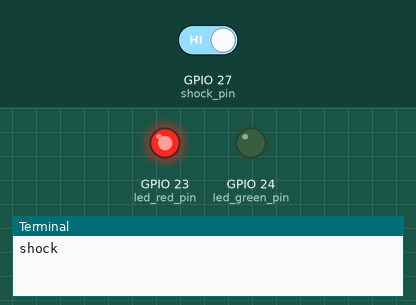
Recording of a program running on a simulated Raspberry Pi (BCM pin numbers). Shown: output pins drawn as LEDs (lit = HIGH), the last lines printed to the terminal. The test bench sets the inputs (shaded band); at power-on: GPIO 27 (shock_pin) HIGH.

Above: at 1.2 s.
1.3 s: GPIO 27 (shock_pin) driven LOW
At 10.5 s:
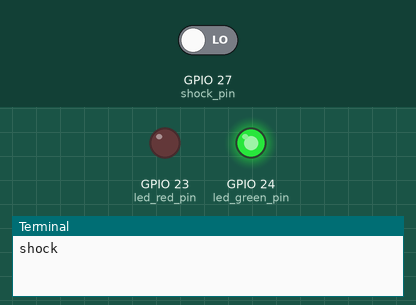
11.5 s: GPIO 27 (shock_pin) driven HIGH
At 12.6 s:
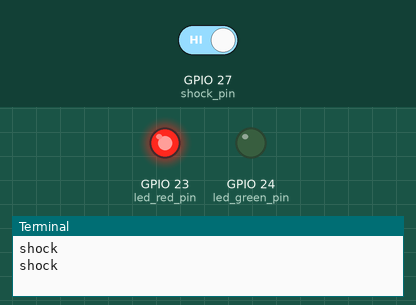
Timing chart, 0 to 14.5 s (numbered marks = the images above; inputs shaded):
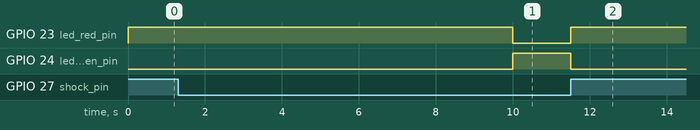

The program:

shockSenser.py
```python
import RPi.GPIO as gpio
import time

led_red_pin = 23
led_green_pin = 24
shock_pin = 27

gpio.setmode(gpio.BCM)
gpio.setup(led_red_pin, gpio.OUT)
gpio.setup(led_green_pin, gpio.OUT)
gpio.setup(shock_pin, gpio.IN)

try :
    while True:

        if gpio.input(shock_pin) == 0:
            gpio.output(led_green_pin, True)
            gpio.output(led_red_pin, False)
        else :
            print("shock")
            gpio.output(led_green_pin, False)
            gpio.output(led_red_pin, True)
	    time.sleep(10)

except KeyboardInterrupt:
	gpio.cleanup()
```

Measured:
- after the input at 1.3 s, GPIO 23 (led_red_pin): HIGH → LOW after 8.7 s; GPIO 24 (led_green_pin): LOW → HIGH after 8.7 s
- after the input at 11.5 s, GPIO 23 (led_red_pin): LOW → HIGH at once; GPIO 24 (led_green_pin): HIGH → LOW at once
